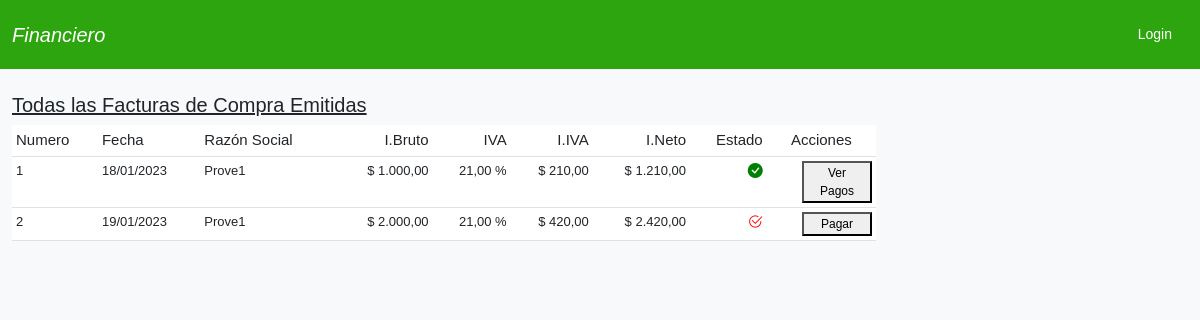
Page /facturas/todas/ on the earlier database version.
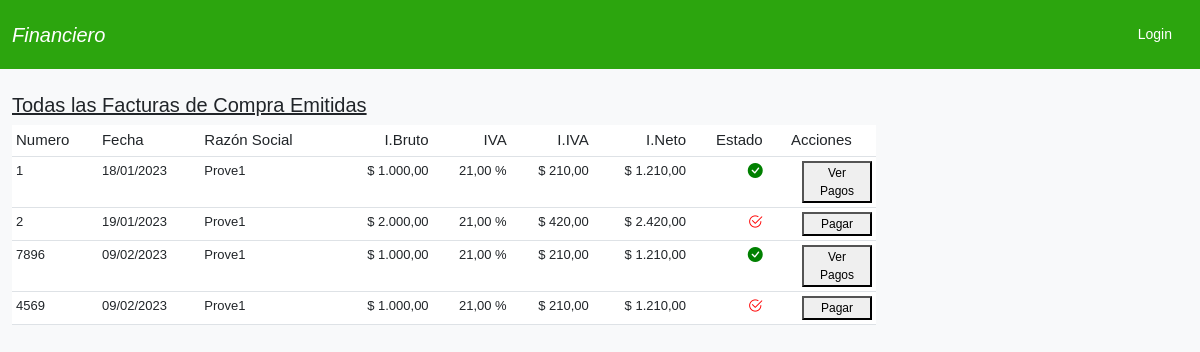
Same page on the later database version.
### comprobantes/models.py (models this page shows, shortened)
class Factura(models.Model):
    numero = models.CharField(max_length=15)
    fecha = models.DateField()
    razon_social = models.ForeignKey(Proveedores, on_delete=models.CASCADE, verbose_name='Razón Social')
    importe = models.DecimalField(max_digits=10, decimal_places=2)
    iva = models.DecimalField(max_digits=4, decimal_places=2, default=21.0, verbose_name='% IVA')
    estado = models.BooleanField(default=False)
    created = models.DateField(auto_now_add=True)
    updated = models.DateField(auto_now=True)
    @property
    def importe_iva(self):
        return self.importe * (self.iva/100)
    @property
    def importe_total(self):
        return self.importe + (self.importe * self.iva/100)

class Proveedores(models.Model):
    razon_social = models.CharField(max_length=50)
    domicilio = models.CharField(max_length=100)
    localidad = models.CharField(max_length=50)
    posicion_iva = models.CharField(max_length=50, verbose_name='Posición IVA', choices=IVA)
    cuit = models.CharField(max_length=50)
    estado = models.BooleanField(default=True)
    def __str__(self):
        return self.razon_social

### comprobantes/views.py (the view)
# urls.py: path('facturas/todas/', FacturasListView.as_view(), name='facturas-list'), #Done
class FacturasListView(ListView):
    model = Factura

### comprobantes/templates/comprobantes/factura_list.html (shortened to what this page needs)
{% extends 'comprobantes/base.html' %}
{% block content %}
<div class="container">
    <br>
    {% if object_list %}
    <table class="table table-sm table-hover">
        <h3 style="font-size: 20px;text-decoration: underline;">Todas las Facturas de Compra Emitidas</h3>
        <thead style="background-color: bisque;">
            <th style="font-weight: 500;font-size:15px;">Numero</th>
            <th style="font-weight: 500;font-size:15px;">Fecha</th>
            <th style="font-weight: 500;font-size:15px;">Razón Social</th>
            <th style="font-weight: 500;font-size:15px;text-align: end;">I.Bruto</th>
            <th style="font-weight: 500;font-size:15px;text-align: end;">IVA</th>
            <th style="font-weight: 500;font-size:15px;text-align: end;">I.IVA</th>
            <th style="font-weight: 500;font-size:15px;text-align: end;">I.Neto</th>
            <th style="font-weight: 500;font-size:15px;text-align: end;">Estado</th>
            <th style="font-weight: 500;font-size:15px;text-align: center;">Acciones</th>
        </thead>
        <tbody>
            {% for factura in object_list %}
            <td style="font-size:13px;">{{ factura.numero }}</td>
            <td style="font-size:13px;">{{ factura.fecha|date:'d/m/Y'}}</td>
            <td style="font-size:13px;">{{ factura.razon_social }}</td>
            <td style="font-size:13px;text-align: end;">$ {{ factura.importe|floatformat:"2g"}}</td>
            <td style="font-size:13px;text-align: end;">{{ factura.iva|floatformat:"2g"}} %</td>
            <td style="font-size:13px;text-align: end;">$ {{ factura.importe_iva|floatformat:"2g"}}</td>
            <td style="font-size:13px;text-align: end;">$ {{ factura.importe_total|floatformat:"2g"}}</td>
            <td style="font-size:15px;text-align: end;">{% if factura.estado == True %}<span style="color: green;"><i class="bi bi-check-circle-fill"></i></span>{% else %}<span style="color: red;"><i class="bi bi-check2-circle"></i></span>{% endif %}</td>
            <td style="font-size:13px;text-align: end;">
                <a style="font-size:13px;color: blue;" href="{% url 'recibos-factura' factura.id %}">
                    {% if factura.estado == False %}
                    <button style="width: 70px;font-size:12px;padding: 2px auto;">Pagar</button>
                    {% endif%}
                    {% if factura.estado == True %}
                    <button style="width: 70px;font-size:12px;padding: 2px auto;">Ver Pagos</button>
                    {% endif%}
                </a>
            </td>
       </tbody>
            {% endfor %}
    </table>
    </div>
    {% else %}
     <center><p style="color: brown; font-size: 18px;">No hay facturas ingresadas</p></center>
    {% endif %}
</div>
{% endblock %}

Differences in the rows shown:
added Factura: numero "7896", fecha "09/02/2023", razon_social "Prove1", importe "1.000,00", iva "21,00", importe_iva "210,00", importe_total "1.210,00", estado True (drawn)
added Factura: numero "4569", fecha "09/02/2023", razon_social "Prove1", importe "1.000,00", iva "21,00", importe_iva "210,00", importe_total "1.210,00", estado False (drawn)
